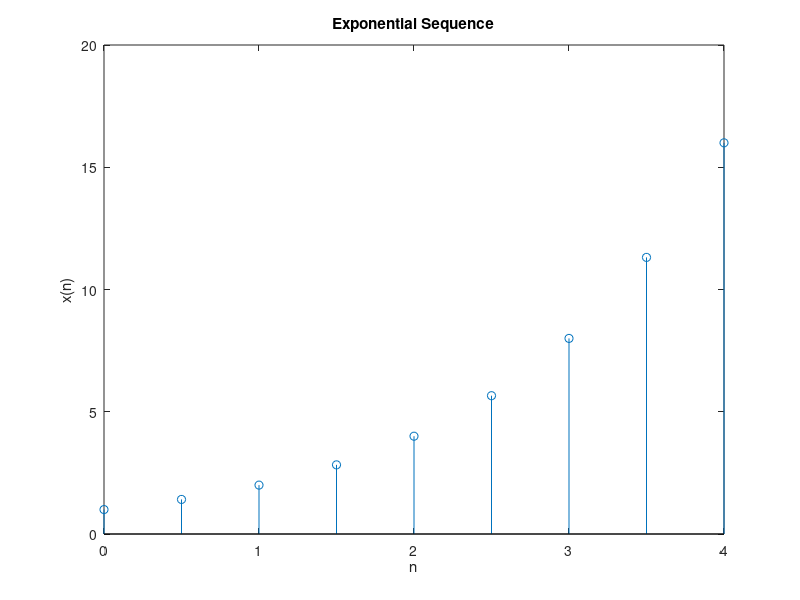

Write MATLAB code to recreate this figure.
% Exponential Sequence:-

N = input('Enter the no of points: ');
n = 0:.5:N-1;
x = 2.^(n);
stem(n, x);
xlabel('n');
ylabel('x(n)');
title('Exponential Sequence');
